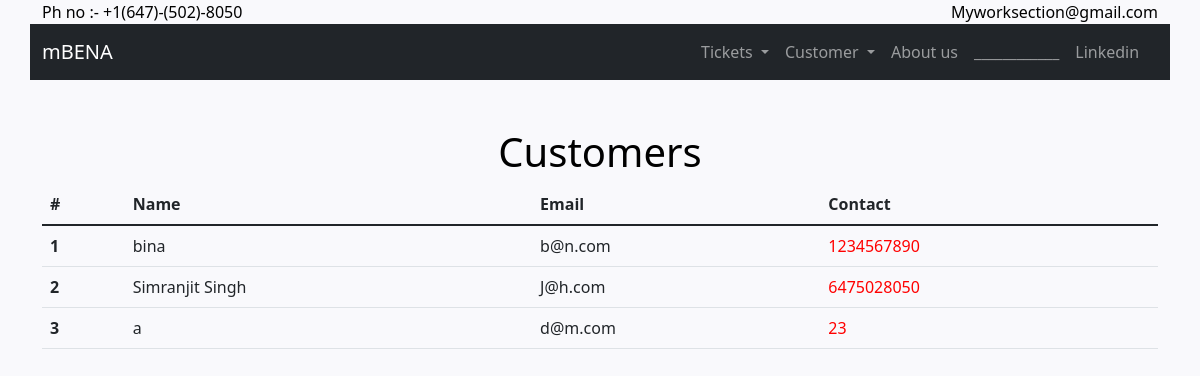
Before: /estore/searchcustomer/ with the older database file.
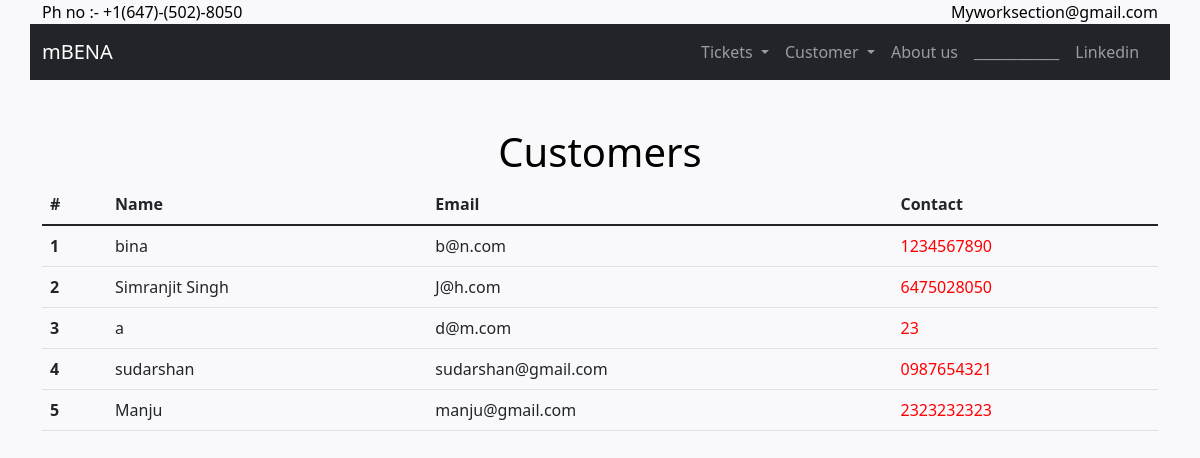
After: the same page with the newer database file.
### eStore/models.py (models this page shows, shortened)
class Customer(models.Model):
    name = models.CharField(max_length=64)
    email = models.EmailField( max_length=254)
    phonenumber = models.CharField(max_length=12)

### eStore/views.py (the view)
# urls.py: path("searchcustomer/", views.searchcustomer, name="searchcustomer"),
def searchcustomer(request):
    return render(request, 'searchcustomer.html',{
        "Customer": Customer.objects.all()
    })

### eStore/templates/searchcustomer.html
{% extends 'layout.html' %}
{% block body %}
<div class="container" style="margin-top: 4%;">
<h1 style="text-align: center;">Customers</h1>
<table class="table">
    <thead>
      <tr>
        <th scope="col">#</th>
        <th scope="col">Name</th>
        <th scope="col">Email</th>
        <th scope="col">Contact</th>
      </tr>
    </thead>
    <tbody>
        {% for customer in Customer %}
        <tr>
            <th scope="row">{{customer.id}}</th>
            <td>{{customer.name}}</td>
            <td>{{customer.email}}</td>
            <td style="color: red;">{{customer.phonenumber}}</td>
          </tr>
        {% endfor %}
    </tbody>
  </table>
</div>
{% endblock body %}

### eStore/templates/layout.html (shortened to what this page needs)
<!DOCTYPE html>
<html lang="en">
<head>
  <link href="https://cdn.jsdelivr.net/npm/bootstrap@5.1.3/dist/css/bootstrap.min.css" rel="stylesheet"
>
</head>
<body class="main">
      <div class="container">
        <div class="row">
            <div class="col">Ph no :- +1(647)-(502)-8050</div>
            <div class="col" style="text-align: right;">Myworksection@gmail.com</div>
        </div>
    </div>
  <div class="container">
    <div class="row">
      <nav class="navbar navbar-expand-lg navbar-dark bg-dark">
        <div class="col-7">
          <a class="navbar-brand" href="{% url 'homepage' %}">mBENA</a>
        </div>
        <div class="col">
          <ul class="navbar-nav mr-auto">
            <li class="nav-item dropdown">
              <a class="nav-link dropdown-toggle" href="" id="navbarScrollingDropdown" role="button"
                data-bs-toggle="dropdown" aria-expanded="false">
                Tickets
              </a>
            </li>
            <li class="nav-item dropdown">
              <a class="nav-link dropdown-toggle" href="#" id="navbarScrollingDropdown" role="button"
                data-bs-toggle="dropdown" aria-expanded="false">
                Customer
              </a>
            </li>
            <li class="nav-item">
              <a class="nav-link" href="{% url 'about' %}">About us</a>
            </li>
            <li class="nav-item">
              <a class="nav-link" href="#">____________</a>
            </li>
            <li class="nav-item">
              <a class="nav-link" href="http://www.linkedin.com/in/simranjit-singh-a73350175">Linkedin</a>
            </li>
          </ul>
        </div>
      </nav>
    </div>
  </div>
  {% block body %}
  {% endblock body %}
</body>
</html>

### eStore/templates/layout.html (style rules this page uses)
.main { background-color: rgba(228, 228, 241, 0.212); color: black; }

Changed rows visible on the page:
added Customer: id "4", name "sudarshan", email "sudarshan@gmail.com", phonenumber "0987654321"
added Customer: id "5", name "Manju", email "manju@gmail.com", phonenumber "2323232323"
